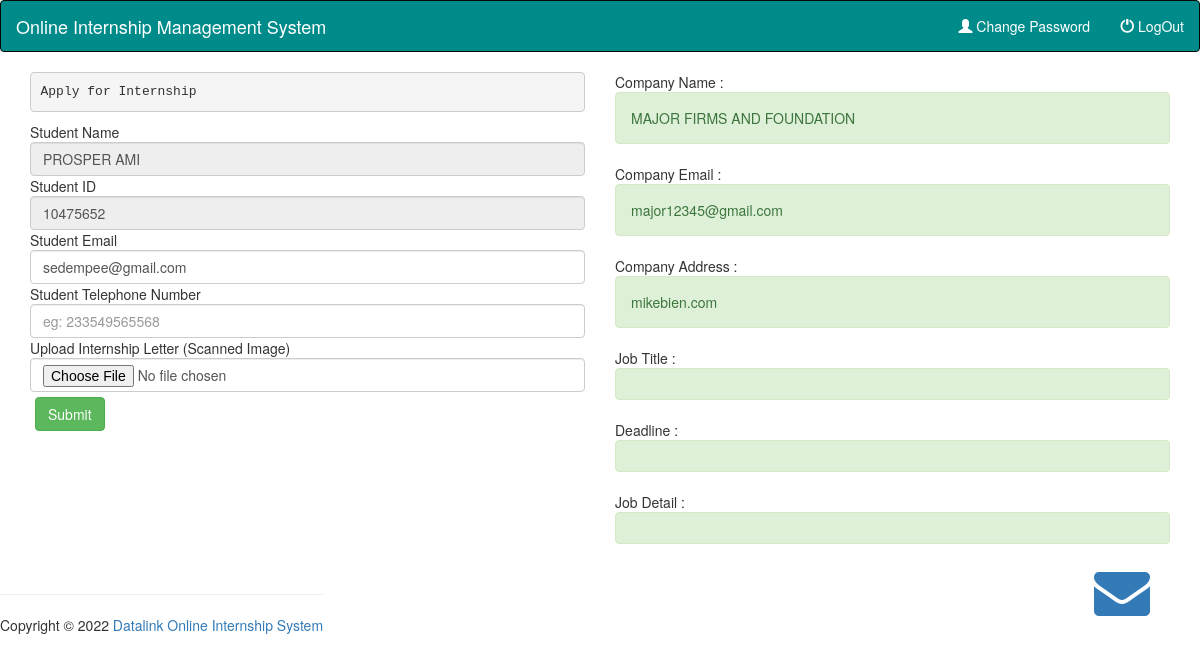
/sedem/apply_post.php?company_id=34451342 (signed in), run on the app's committed database.
### tables this page shows
CREATE TABLE `student` (
  `sid` int(11) NOT NULL,
  `student_id` varchar(20) NOT NULL,
  `student_name` varchar(255) NOT NULL,
  `student_department` varchar(255) NOT NULL,
  `student_program` varchar(255) NOT NULL,
  `student_email` varchar(255) NOT NULL,
  `pin` varchar(20) NOT NULL,
  `image` varchar(255) NOT NULL,
  `status` varchar(20) NOT NULL,
  `doe` timestamp NOT NULL DEFAULT CURRENT_TIMESTAMP ON UPDATE CURRENT_TIMESTAMP
);

CREATE TABLE `company` (
  `com_id` varchar(10) NOT NULL,
  `company_name` varchar(255) NOT NULL,
  `region` varchar(255) NOT NULL,
  `work_phone` varchar(20) NOT NULL,
  `email` varchar(255) NOT NULL,
  `website` varchar(255) NOT NULL,
  `about` longtext,
  `date_of_registration` timestamp NOT NULL DEFAULT CURRENT_TIMESTAMP ON UPDATE CURRENT_TIMESTAMP,
  `reg_ref_number` varchar(255) NOT NULL,
  `pin` varchar(20) NOT NULL,
  `status` varchar(20) NOT NULL,
  `image` varchar(255) NOT NULL,
  `app_status` varchar(255) NOT NULL
);

### sedem/includes/class/database.php (called while the page is built, shortened)
<?php
	class Database
	{
		private $connection;
		public function open_connection()
		{
			$this->connection = mysqli_connect(DB_SERVER, DB_USER, DB_PASS, DB_NAME) or die(mysqli_error($this->connection));
		}
		public function query_db($sql)
		{
			$result = mysqli_query($this->connection, $sql) or die(mysqli_error($this->connection));
			return $result;
		}
		public function fetch_array($result)
		{
			return mysqli_fetch_array($result);
		}
	}
	$database = new Database;
?>

### sedem/includes/class/student.php (called while the page is built, shortened)
<?php
class Student{
		public static function find_by_id($student_id){
			global $database;
			$result = $database->query_db("SELECT * FROM student WHERE student_id = '".$student_id."' ");
			return $result;
		}
}
?>

### sedem/includes/class/company.php (called while the page is built, shortened)
<?php
class Company{
		public static function find_by_id($com_id){
			global $database;
			$result = $database->query_db("SELECT * FROM company WHERE com_id = '".$com_id."' ");
			return $result;
		}
}
?>

### sedem/apply_post.php (the view, shortened to what this page needs)
<?php
include 'includes/all.php';
$c_apply_ad = Company_Post_Adverts::find_by_company_id($_GET['company_id'],$_GET['id']);
$row = $database->fetch_array($c_apply_ad);
$comp = Company::find_by_id($_GET['company_id']);
$cmpo = $database->fetch_array($comp);
$std = Student::find_by_id($_SESSION['username']);
$stdnt = $database->fetch_array($std);
?>
<!DOCTYPE html>
<html lang="en">
<head>
  <link rel="stylesheet" href="assets/css/bootstrap.min.css">
    <link rel="stylesheet" href="https://cdnjs.cloudflare.com/ajax/libs/font-awesome/4.7.0/css/font-awesome.min.css">
</head>
<body>
<nav class="navbar navbar-inverse " style="background-color:darkcyan; color:#fff;">
  <div class="container-fluid">
    <div class="navbar-header">
      <a class="navbar-brand" style="color:#fff;" href="index">Online Internship Management System</a>
    </div>
    <ul class="nav navbar-nav navbar-right">
      <li><a href="#" data-toggle="modal" data-target="#myModal"  style="color:#fff;"><span class="glyphicon glyphicon-user"></span> Change Password</a></li>
      <li><a href="logout" style="color:#fff;"><span class="glyphicon glyphicon-off"></span> LogOut</a></li>
    </ul>
  </div>
</nav>
    <div class="container">
        <div class="row">
            <div class="col-md-6">
                <pre>Apply for Internship</pre>
                <form action="" method="post" enctype="multipart/form-data">
                    Student Name    <input type="text" name="student_name" readonly class="form-control" value="<?php echo $stdnt['student_name']; ?>">
                    Student ID      <input type="text" name="student_id" readonly class="form-control" value="<?php echo $stdnt['student_id']; ?>">
                    Student Email      <input type="email" name="student_email" class="form-control" value="<?php echo $stdnt['student_email']; ?>">
                    Student Telephone Number      <input type="text" name="student_telephone" class="form-control" placeholder="eg: 233549565568">
                    Upload Internship Letter (Scanned Image)    <input type="file" name="image" accept="image/*" class="form-control">
                    <div class="form-group" style="margin:5px;">
                        <input type="submit" name="create" class="btn btn-success" value="Submit">
                    </div>
                </form>
            </div>
            <div class="col-md-6">
                Company Name  : <p class="alert alert-success" ><?php echo $cmpo['company_name'] ;?></p>
                Company Email  : <p class="alert alert-success" ><?php echo $cmpo['email'] ;?></p>
                Company Address  : <p class="alert alert-success" ><?php echo $cmpo['website'] ;?></p>
                Job Title   : <p class="alert alert-success" ><?php echo $row['job_title'] ;?></p>
                Deadline   : <p class="alert alert-success" ><?php echo $row['deadline'] ;?></p>
                Job Detail   : <p class="alert alert-success" ><?php echo $row['job_details'] ;?></p>
            </div>
        </div>
    </div>
 <p class=""><a class="pull-right" style="margin-right:50px;" title="chat" href="chat?company_id=<?php echo $_GET['company_id']; ?>" onclick="return popitup('chat?company_id=<?php echo $_GET['company_id']; ?>','CustomerCare')"><i class="fa fa-envelope fa-4x"></i></a></p>
<?php include 'layout/footer.php';?>

### sedem/apply_post.php (style rules this page uses)
body { margin: 0px; padding: 0px; }

### data on the page
student: student_name "PROSPER AMI", student_id "10475652", student_email "sedempee@gmail.com"
company: company_name "MAJOR FIRMS AND FOUNDATION", email "major12345@gmail.com", website "mikebien.com"
